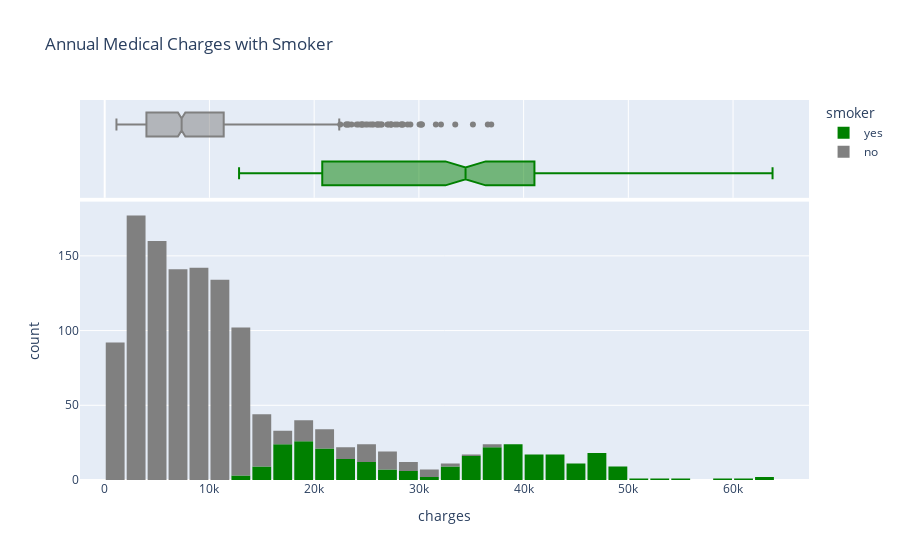

Notebook cell for this chart:
### Markdown cell above
##### Charges

### Code cell
fig = px.histogram(df, x='charges', 
                  marginal='box',
                   color='smoker',
                   color_discrete_sequence=['green','grey']
                   ,title='Annual Medical Charges with Smoker')

fig.update_layout(bargap=0.1)
fig.show()

### Figure 1 — Plotly figure (JSON) as saved in the notebook; plotly's stock layout.template omitted (floating-point values rounded to 4 significant figures; data arrays with more than 128 entries replaced by an {"elided": "..."} marker saying what was removed)
{"data": [{"alignmentgroup": "True", "bingroup": "x", "hovertemplate": "smoker=yes<br>charges=%{x}<br>count=%{y}<extra></extra>", "legendgroup": "yes", "marker": {"color": "green", "pattern": {"shape": ""}}, "name": "yes", "offsetgroup": "yes", "orientation": "v", "showlegend": true, "type": "histogram", "x": {"elided": "274 float values"}, "xaxis": "x", "yaxis": "y"}, {"alignmentgroup": "True", "hovertemplate": "smoker=yes<br>charges=%{x}<extra></extra>", "legendgroup": "yes", "marker": {"color": "green"}, "name": "yes", "notched": true, "offsetgroup": "yes", "showlegend": false, "type": "box", "x": {"elided": "274 float values"}, "xaxis": "x2", "yaxis": "y2"}, {"alignmentgroup": "True", "bingroup": "x", "hovertemplate": "smoker=no<br>charges=%{x}<br>count=%{y}<extra></extra>", "legendgroup": "no", "marker": {"color": "grey", "pattern": {"shape": ""}}, "name": "no", "offsetgroup": "no", "orientation": "v", "showlegend": true, "type": "histogram", "x": {"elided": "1064 float values"}, "xaxis": "x", "yaxis": "y"}, {"alignmentgroup": "True", "hovertemplate": "smoker=no<br>charges=%{x}<extra></extra>", "legendgroup": "no", "marker": {"color": "grey"}, "name": "no", "notched": true, "offsetgroup": "no", "showlegend": false, "type": "box", "x": {"elided": "1064 float values"}, "xaxis": "x2", "yaxis": "y2"}], "layout": {"bargap": 0.1, "barmode": "relative", "legend": {"title": {"text": "smoker"}, "tracegroupgap": 0}, "title": {"text": "Annual Medical Charges with Smoker"}, "xaxis": {"anchor": "y", "domain": [0, 1], "title": {"text": "charges"}}, "xaxis2": {"anchor": "y2", "domain": [0, 1], "matches": "x", "showgrid": true, "showticklabels": false}, "yaxis": {"anchor": "x", "domain": [0, 0.7326], "title": {"text": "count"}}, "yaxis2": {"anchor": "x2", "domain": [0.7426, 1], "matches": "y2", "showgrid": false, "showline": false, "showticklabels": false, "ticks": ""}}}
